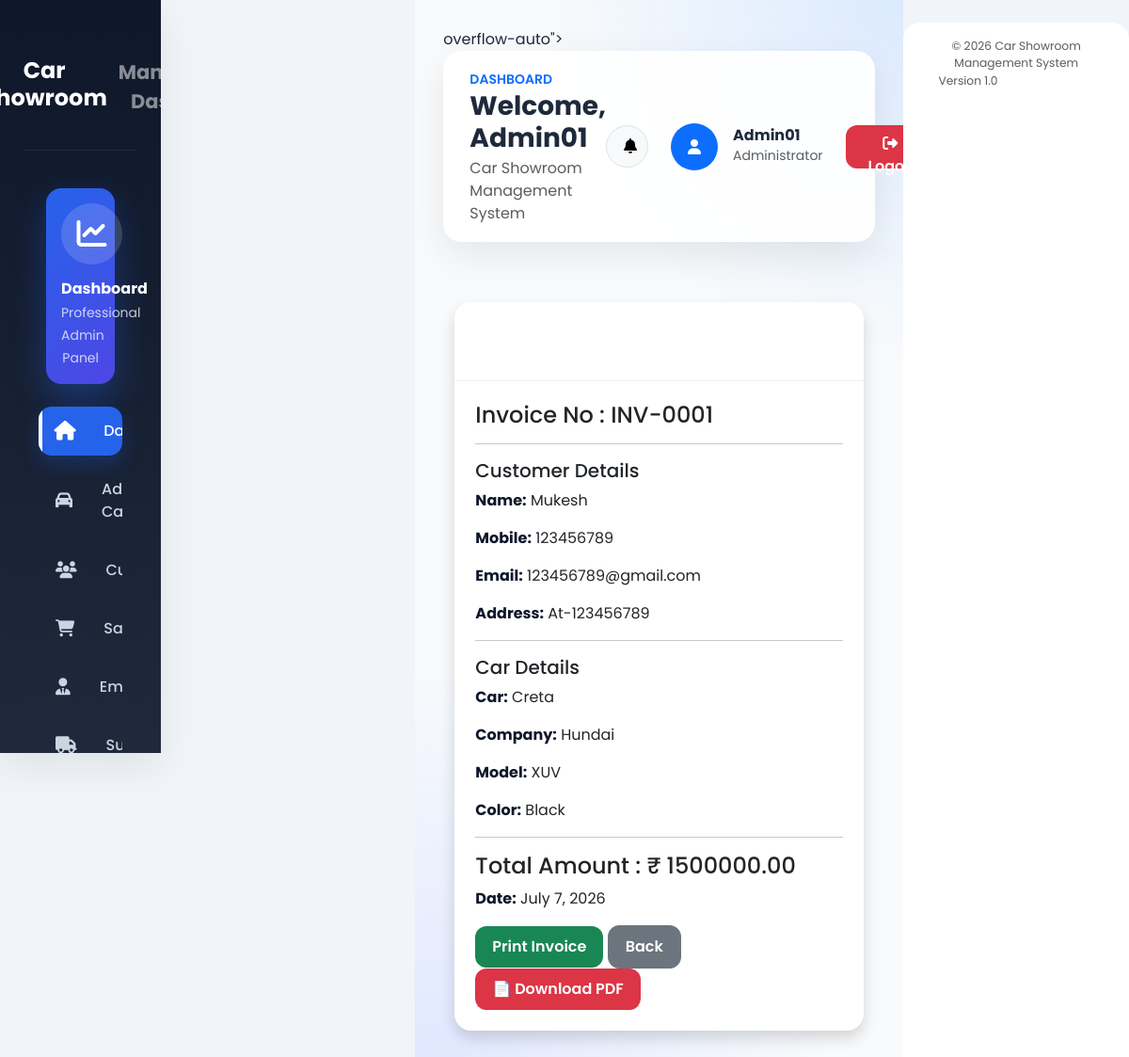
The page /invoice/1/ (signed in) on the database as committed earlier.
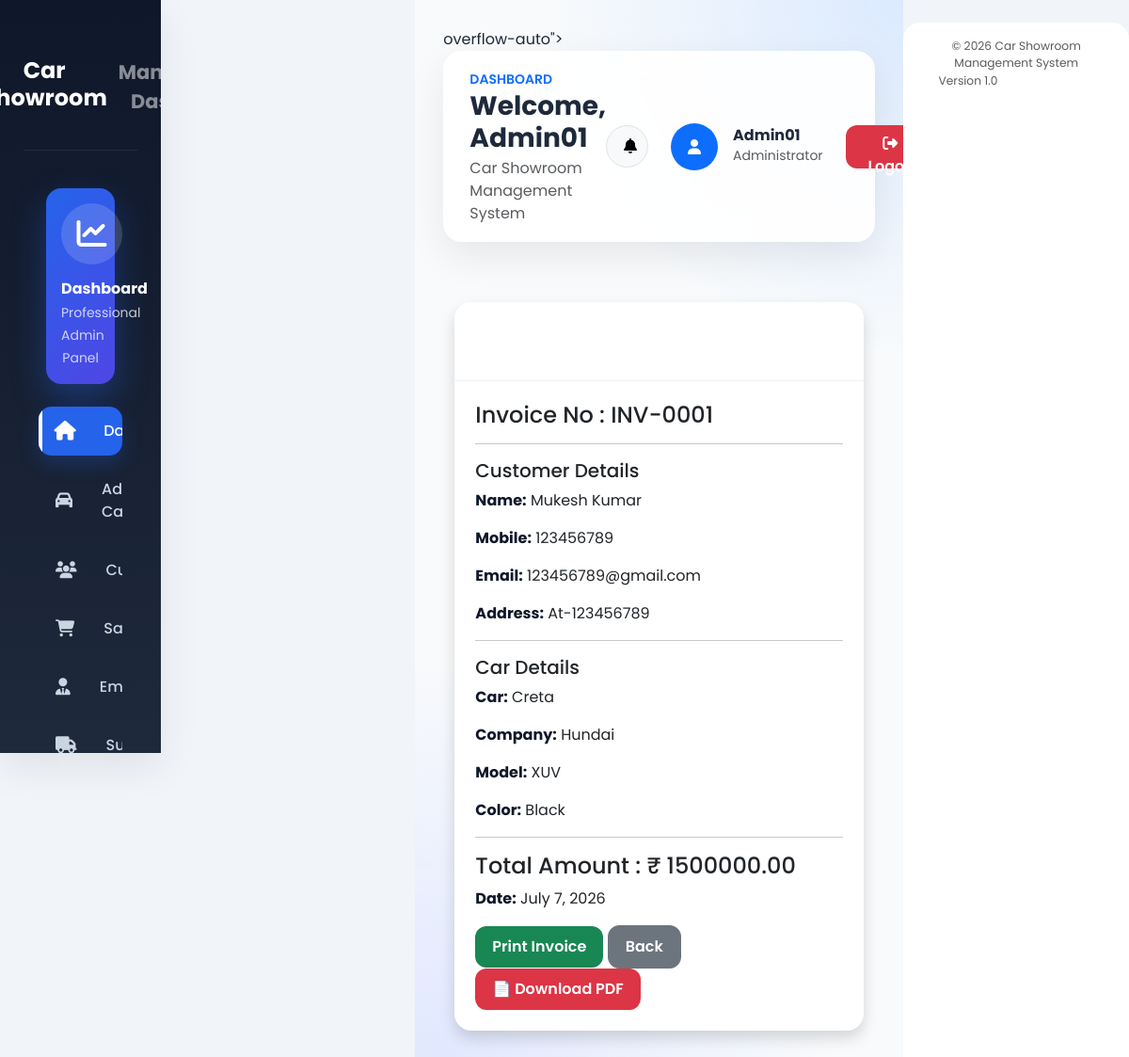
The same page on the database as committed later.
### showroom/models.py (models this page shows, shortened)
class Sale(models.Model):
    customer = models.ForeignKey(Customer, on_delete=models.CASCADE)
    car = models.ForeignKey(Car, on_delete=models.CASCADE)
    employee = models.ForeignKey(Employee, on_delete=models.CASCADE, null=True, blank=True)
    sale_price = models.DecimalField(max_digits=12, decimal_places=2, blank=True, null=True)
    sale_date = models.DateField(default=timezone.now)
    invoice_number = models.CharField(max_length=30, unique=True, blank=True)
    class Meta:
        ordering = ["-sale_date"]

class Customer(models.Model):
    name = models.CharField(max_length=100)
    mobile = models.CharField(max_length=15)
    email = models.EmailField()
    address = models.TextField()
    aadhaar = models.CharField(max_length=20)
    class Meta:
        ordering = ["name"]

class Car(models.Model):
    car_name = models.CharField(max_length=100)
    company = models.CharField(max_length=100)
    model = models.CharField(max_length=100)
    color = models.CharField(max_length=50)
    fuel_type = models.CharField(max_length=30)
    price = models.DecimalField(max_digits=10, decimal_places=2)
    stock = models.PositiveIntegerField(default=1)
    image = models.ImageField(upload_to="cars/", blank=True, null=True)
    class Meta:
        ordering = ["company", "car_name"]

### showroom/views.py (the view)
# urls.py: path("invoice/<int:id>/", views.invoice, name="invoice"),
@login_required
def invoice(request, id):
    sale = get_object_or_404(
        Sale,
        id=id
    )
    return render(
        request,
        "showroom/invoice.html",
        {
            "sale": sale
        }
    )

### showroom/templates/showroom/invoice.html
{% extends "showroom/base.html" %}
{% block content %}
<div class="container mt-4">
    <div class="card shadow">
        <div class="card-header bg-primary text-white">
            <h2>Car Showroom Invoice</h2>
        </div>
        <div class="card-body">
            <h4>Invoice No : {{ sale.invoice_number }}</h4>
            <hr>
            <h5>Customer Details</h5>
            <p><strong>Name:</strong> {{ sale.customer.name }}</p>
            <p><strong>Mobile:</strong> {{ sale.customer.mobile }}</p>
            <p><strong>Email:</strong> {{ sale.customer.email }}</p>
            <p><strong>Address:</strong> {{ sale.customer.address }}</p>
            <hr>
            <h5>Car Details</h5>
            <p><strong>Car:</strong> {{ sale.car.car_name }}</p>
            <p><strong>Company:</strong> {{ sale.car.company }}</p>
            <p><strong>Model:</strong> {{ sale.car.model }}</p>
            <p><strong>Color:</strong> {{ sale.car.color }}</p>
            <hr>
            <h4>Total Amount : ₹ {{ sale.sale_price }}</h4>
            <p><strong>Date:</strong> {{ sale.sale_date }}</p>
            <button onclick="window.print()" class="btn btn-success">
                Print Invoice
            </button>
            <a href="/sales/" class="btn btn-secondary">
                Back
            </a>
            <a href="{% url 'invoice_pdf' sale.id %}"
              class="btn btn-danger">
              📄 Download PDF
            </a>
        </div>
    </div>
</div>
{% endblock %}

Rows that differ between the two databases and show on the page:
changed through a linked row, Sale "INV-0001": customer.name "Mukesh" → "Mukesh Kumar"
